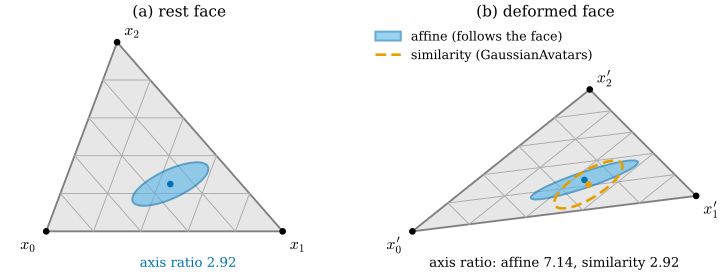

Write Python code to recreate this figure.
"""Figure 31.5.4: a Gaussian bound to a mesh face, before and after the face deforms (Section 31.5).

Rest face (z = 0): x_0 = (0, 0), x_1 = (2, 0), x_2 = (0.6, 1.6). A Gaussian with centre at barycentric coordinates
(0.3, 0.45, 0.25) and in-plane covariance R(25 deg) diag(0.35^2, 0.12^2) R(25 deg)^T (thin normal axis 0.02).
Deformed face: x_0' = (0, 0), x_1' = (2.4, 0.3), x_2' = (1.5, 1.2) (stretch and shear).
Two ways to carry the Gaussian:
  affine (blue):    mu' = barycentric combination of x_i', Sigma' = A Sigma A^T with A the affine map of the face
                    (Proposition 29.1.3);
  similarity (orange, GaussianAvatars [Qian24]): local frame of the face R = [unit(x_1 - x_0), n, cross], origin T =
                    centroid, scalar k = (|x_1 - x_0| + height of x_2 over that edge)/2; the local mean, rotation and
                    scale are kept, mu' = k R mu_loc + T, Sigma' = k^2 R Sigma_loc R^T (paper eqs. (4)-(6) and the
                    official code compute_face_orientation).
Grey lines: lines of constant barycentric coordinate (spacing 0.2), i.e. material lines painted on the face.
Ellipses: 1-sigma level sets in the face plane. Self-check: the affine Gaussian follows the painted lines exactly (its
1-sigma ellipse is the image of the rest ellipse under A); the two agree when A is a similarity.

Run from the project root: ``PYTHONPATH=tools python3 chapters/31-meshes/figures/fig-31-5-4-gaussian-on-face.py``
"""

import dgfig

dgfig.setup()

import matplotlib.pyplot as plt  # noqa: E402
import numpy as np  # noqa: E402
from matplotlib.patches import Polygon  # noqa: E402

C = dgfig.COLORS
X0 = np.array([[0, 0, 0], [2, 0, 0], [0.6, 1.6, 0]], float)
X1 = np.array([[0, 0, 0], [2.4, 0.3, 0], [1.5, 1.2, 0]], float)
BARY = np.array([0.3, 0.45, 0.25])
a = np.radians(25)
R2 = np.array([[np.cos(a), -np.sin(a), 0], [np.sin(a), np.cos(a), 0], [0, 0, 1]])
SIG0 = R2 @ np.diag([0.35 ** 2, 0.12 ** 2, 0.02 ** 2]) @ R2.T


def unit(v):
    return v / np.linalg.norm(v)


def face_frame(X):
    """GaussianAvatars utils/graphics_utils.py compute_face_orientation (one face)."""
    a0 = unit(X[1] - X[0])
    a1 = unit(np.cross(a0, X[2] - X[0]))
    a2 = -unit(np.cross(a1, a0))
    Rf = np.stack([a0, a1, a2], 1)
    s0 = np.linalg.norm(X[1] - X[0])
    s1 = abs(a2 @ (X[2] - X[0]))
    return Rf, (s0 + s1) / 2, X.mean(0)


def affine_of(Xa, Xb):
    """Linear part A with A (x_i - x_0) = x_i' - x_0' and A n = n' (unit normals)."""
    Ea = np.stack([Xa[1] - Xa[0], Xa[2] - Xa[0], unit(np.cross(Xa[1] - Xa[0], Xa[2] - Xa[0]))], 1)
    Eb = np.stack([Xb[1] - Xb[0], Xb[2] - Xb[0], unit(np.cross(Xb[1] - Xb[0], Xb[2] - Xb[0]))], 1)
    return Eb @ np.linalg.inv(Ea)


mu0 = BARY @ X0
A = affine_of(X0, X1)
mu_aff = BARY @ X1
sig_aff = A @ SIG0 @ A.T
assert np.allclose(A @ (mu0 - X0[0]) + X1[0], mu_aff)
R0, k0, T0 = face_frame(X0)
R1, k1, T1 = face_frame(X1)
assert np.isclose(np.linalg.det(R0), 1) and np.isclose(np.linalg.det(R1), 1)
mu_loc = R0.T @ (mu0 - T0) / k0
sig_loc = R0.T @ SIG0 @ R0 / k0 ** 2
mu_sim = k1 * R1 @ mu_loc + T1
sig_sim = k1 ** 2 * R1 @ sig_loc @ R1.T
assert np.allclose(k0 * R0 @ mu_loc + T0, mu0) and np.allclose(k0 ** 2 * R0 @ sig_loc @ R0.T, SIG0)
# a similarity deformation is followed exactly by both
Rs = np.array([[np.cos(0.4), -np.sin(0.4), 0], [np.sin(0.4), np.cos(0.4), 0], [0, 0, 1]]) * 1.3
Xs = X0 @ Rs.T + np.array([0.5, -0.2, 0])
Rss, kss, Tss = face_frame(Xs)
As = affine_of(X0, Xs)
assert np.allclose((kss ** 2 * Rss @ sig_loc @ Rss.T)[:2, :2], (As @ SIG0 @ As.T)[:2, :2])  # in-plane part
assert np.allclose(kss * Rss @ mu_loc + Tss, BARY @ Xs)


def ellipse(mu, S, n=200):
    w, U = np.linalg.eigh(S[:2, :2])
    t = np.linspace(0, 2 * np.pi, n)
    return mu[:2, None] + (U @ (np.sqrt(w)[:, None] * np.stack([np.cos(t), np.sin(t)])))


def bary_lines(ax, X):
    for i in range(3):
        j, k = (i + 1) % 3, (i + 2) % 3
        for c in np.arange(0.2, 1.0, 0.2):
            p = c * X[i] + (1 - c) * X[j]
            q = c * X[i] + (1 - c) * X[k]
            ax.plot([p[0], q[0]], [p[1], q[1]], color="#AAAAAA", lw=0.7, zorder=1)


def stats(S):
    w = np.linalg.eigvalsh(S[:2, :2])
    return np.sqrt(w[1] / w[0])


asp = (stats(SIG0), stats(sig_aff), stats(sig_sim))
fig, axs = plt.subplots(1, 2, figsize=(7.6, 3.7), gridspec_kw=dict(wspace=0.05))
for ax, (title, X) in zip(axs, (("(a) rest face", X0), ("(b) deformed face", X1))):
    ax.add_patch(Polygon(X[:, :2], closed=True, fc=C["surface"], ec=C["main"], lw=1.4, alpha=0.5, zorder=0))
    bary_lines(ax, X)
    for i, p in enumerate(X):
        ax.plot(*p[:2], "o", color=C["main"], ms=4)
        ax.text(p[0] + (0.06 if i else -0.22), p[1] + (0.06 if i == 2 else -0.15), rf"$x_{i}{chr(39) if X is X1 else ''}$",
                fontsize=12)
    ax.set_aspect("equal")
    ax.set_axis_off()
    ax.set_xlim(-0.35, 2.6)
    ax.set_ylim(-0.35, 1.75)
    ax.set_title(title, fontsize=11.5)
E0 = ellipse(mu0, SIG0)
axs[0].fill(*E0, color=C["region"], alpha=0.6, lw=1.5, ec=C["tangent"], zorder=3)
axs[0].plot(*mu0[:2], "o", color=C["tangent"], ms=4, zorder=4)
Ea = ellipse(mu_aff, sig_aff)
Es = ellipse(mu_sim, sig_sim)
axs[1].fill(*Ea, color=C["region"], alpha=0.6, lw=1.5, ec=C["tangent"], zorder=3, label="affine (follows the face)")
axs[1].plot(*Es, color=C["accent"], lw=2.0, ls=(0, (4, 2)), zorder=4, label="similarity (GaussianAvatars)")
axs[1].plot(*mu_aff[:2], "o", color=C["tangent"], ms=4, zorder=5)
axs[1].plot(*mu_sim[:2], "o", color=C["accent"], ms=4, zorder=5)
axs[1].legend(fontsize=9.5, frameon=False, loc="upper left", bbox_to_anchor=(-0.02, 1.02))
axs[0].text(1.2, -0.3, f"axis ratio {asp[0]:.2f}", ha="center", fontsize=10, color=C["tangent"])
axs[1].text(1.2, -0.3, f"axis ratio: affine {asp[1]:.2f}, similarity {asp[2]:.2f}", ha="center", fontsize=10)
fig.subplots_adjust(left=0.01, right=0.99, top=0.9, bottom=0.03)
dgfig.save(fig, __file__)
print("axis ratios", np.round(asp, 3), "centre offset", np.round(np.linalg.norm(mu_aff - mu_sim), 3))
